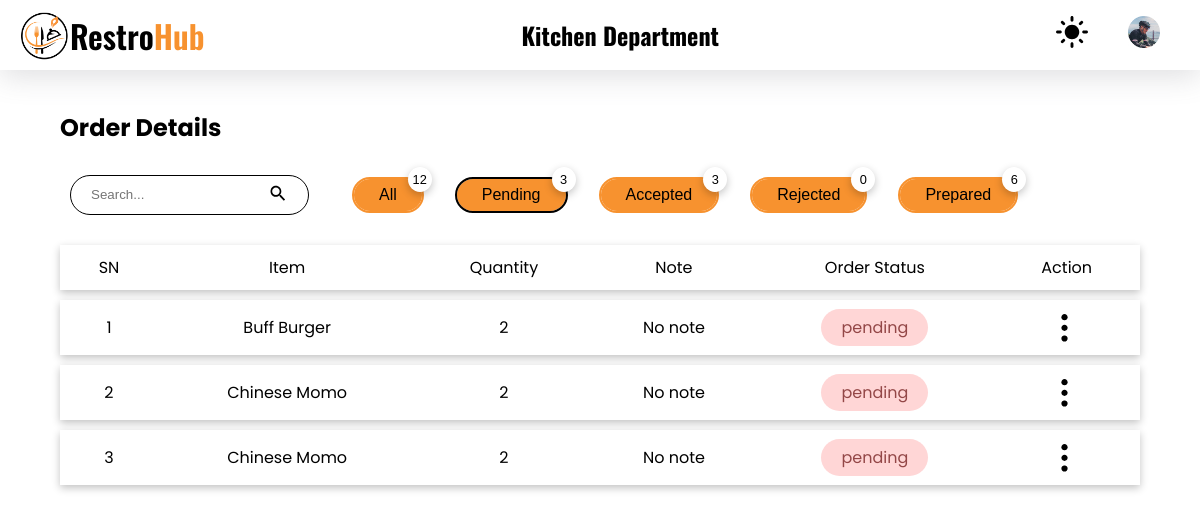
Before: /kitchen/index.php (signed in) with the older database file.
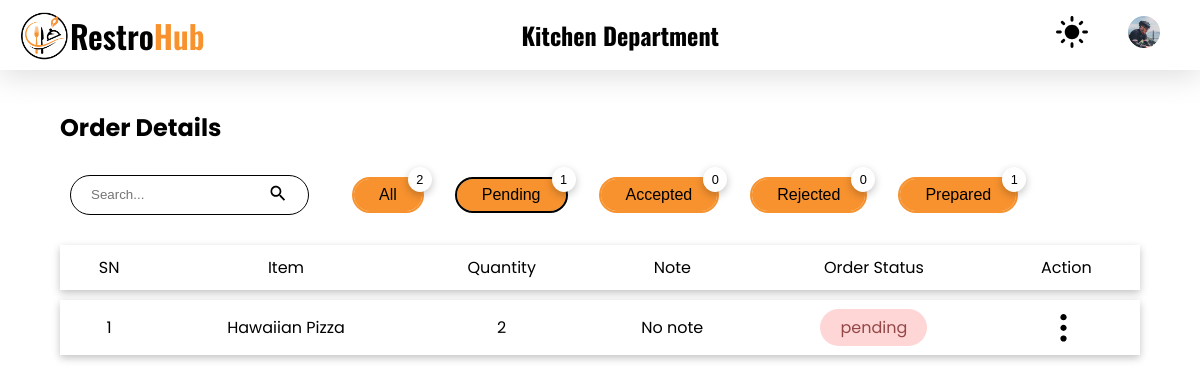
After: the same page with the newer database file.
### tables this page shows
CREATE TABLE `orders` (
  `id` int(11) NOT NULL,
  `c_id` int(11) NOT NULL,
  `qty` int(11) NOT NULL,
  `f_id` int(11) NOT NULL,
  `total_price` int(10) NOT NULL,
  `note` varchar(100) DEFAULT NULL,
  `date` datetime NOT NULL
);

CREATE TABLE `food` (
  `f_id` int(11) NOT NULL,
  `img` varchar(100) DEFAULT NULL,
  `name` varchar(100) DEFAULT NULL,
  `price` int(11) DEFAULT NULL,
  `cooking_time` int(11) DEFAULT NULL,
  `description` varchar(500) NOT NULL,
  `veg` int(1) NOT NULL,
  `product_id` varchar(30) NOT NULL,
  `short_desc` varchar(50) NOT NULL,
  `ingredients` varchar(500) NOT NULL,
  `disabled` int(11) NOT NULL,
  `special` int(11) NOT NULL,
  `category` int(11) NOT NULL
);

CREATE TABLE `kos` (
  `kos_id` int(11) NOT NULL,
  `order_id` int(11) NOT NULL,
  `status` varchar(15) NOT NULL,
  `date` datetime NOT NULL DEFAULT current_timestamp()
);

### kitchen/index.php (the view, shortened to what this page needs)
<!DOCTYPE html>
<html lang="en">
<head>
    <link rel="stylesheet" href="../styles/style.css">
</head>
<body>
    <?php
    require("../config.php");
    require("./components/header.php");
    ?>
    <main style="margin: 40px 5%;">
        <section class="dashboard_inner-head flex items-center">
            <h2>Order Details</h2>
        </section>
        <div class="flex items-center">
            <div class="flex items-center">
                <form action="#" method="post" class="search_form border-curve-lg">
                    <div class="flex items-center">
                        <input type="search" placeholder="Search..." class="no_outline search_employee" name="search-employee" id="search-employee">
                        <button type="submit" class="no_bg no_outline"><img src="../images/ic_search.svg" alt="search icon"></button>
                    </div>
                </form>
                <?php
                $sql_all = "select kos_id as total from kos";
                $result_all = mysqli_query($conn, $sql_all) or die("Query Failed");
                $data_all = mysqli_num_rows($result_all);
                $sql_pending = "select kos_id as total from kos where status = 'pending'";
                $result_pending = mysqli_query($conn, $sql_pending) or die("Query Failed");
                $data_pending = mysqli_num_rows($result_pending);
                $sql_accepted = "select kos_id as total from kos where status = 'accepted'";
                $result_accepted = mysqli_query($conn, $sql_accepted) or die("Query Failed");
                $data_accepted = mysqli_num_rows($result_accepted);
                $sql_rejected = "select kos_id as total from kos where status = 'rejected'";
                $result_rejected = mysqli_query($conn, $sql_rejected) or die("Query Failed");
                $data_rejected = mysqli_num_rows($result_rejected);
                $sql_prepared = "select kos_id as total from kos where status = 'prepared'";
                $result_prepared = mysqli_query($conn, $sql_prepared) or die("Query Failed");
                $data_prepared = mysqli_num_rows($result_prepared);
                ?>
                <form action="./backend/order/specific-order.php" method="post">
                    <button type="submit" name="specific-order" class="button ml-35 border-curve-lg relative filter <?php if ($_SESSION['filter-by'] == "all") echo "active"; ?>">All
                        <div class="count-top shadow"><?php
                                                        echo $data_all;
                                                        ?>
                        </div>
                    </button>
                </form>
                <form action="./backend/order/specific-order.php" method="post">
                    <button type="submit" name="specific-order" class="button ml-35 border-curve-lg relative filter <?php if ($_SESSION['filter-by'] == "pending") echo "active"; ?>">Pending
                        <div class="count-top shadow"><?php
                                                        echo $data_pending;
                                                        ?>
                        </div>
                    </button>
                </form>
                <form action="./backend/order/specific-order.php" method="post">
                    <button type="submit" name="specific-order" class="button ml-35 border-curve-lg relative filter <?php if ($_SESSION['filter-by'] == "accepted") echo "active"; ?>">Accepted
                        <div class="count-top shadow"><?php
                                                        echo $data_accepted;
                                                        ?>
                        </div>
                    </button>
                </form>
                <form action="./backend/order/specific-order.php" method="post">
                    <button type="submit" name="specific-order" class="button ml-35 border-curve-lg relative filter <?php if ($_SESSION['filter-by'] == "rejected") echo "active"; ?>">Rejected
                        <div class="count-top shadow"><?php
                                                        echo $data_rejected;
                                                        ?>
                        </div>
                    </button>
                </form>
                <form action="./backend/order/specific-order.php" method="post">
                    <button type="submit" name="specific-order" class="button ml-35 border-curve-lg relative filter <?php if ($_SESSION['filter-by'] == "prepared") echo "active"; ?>">Prepared
                        <div class="count-top shadow"><?php
                                                        echo $data_prepared;
                                                        ?>
                        </div>
                    </button>
                </form>
            </div>
        </div>
        <?php
        $sql = "delete from kos where Date(date) < DATE_SUB(NOW(), INTERVAL 1 DAY)";
        mysqli_query($conn, $sql) or die("Something went wrong");
        if (isset($_SESSION['filter-by']) && $_SESSION['filter-by'] != 'all') {
            $filter_by = $_SESSION['filter-by'];
            $sql = "select orders.id,
                    orders.c_id,
                    orders.qty,
                    orders.total_price,
                    orders.note,
                    orders.date,
                    orders.f_id,
                    order_contact_details.address,
                    order_contact_details.phone,
                    order_contact_details.c_name,
                    kos.kos_id,
                    kos.status,
                    aos.aos_id
                    from orders
                    inner join order_contact_details on orders.id = order_contact_details.o_id
                    inner join kos on orders.id = kos.order_id
                    inner join aos on orders.id = aos.order_id
                    where kos.status = '{$filter_by}'
                    order by orders.id desc
                    ";
        }
        $result = mysqli_query($conn, $sql) or die("Query Failed");
        ?>
        <table class="mt-20">
            <tr class="shadow">
                <th>SN</th>
                <th>Item</th>
                <th>Quantity</th>
                <th>Note</th>
                <th>Order Status</th>
                <th>Action</th>
            </tr>
            <?php
            $i = 0;
            while ($row = mysqli_fetch_assoc($result)) {
                $i++;
                $sql_food_name = "Select name from food where f_id ={$row['f_id']}";
                $res_food_name = mysqli_query($conn, $sql_food_name);
                $data_food_name = mysqli_fetch_assoc($res_food_name);
                $status = $row["status"];
                $quantity = $row["qty"];
                $note = $row["note"];
            ?>
                <tr class="shadow">
                    <td><?php echo $i; ?> </td>
                    <td><?php echo $data_food_name["name"]; ?> </td>
                    <td><?php echo $quantity; ?> </td>
                    <td><?php echo $note; ?> </td>
                    <td><span class="<?php echo $status ?> border-curve-lg p_7-20"><?php echo $status; ?></span></td>
                    <td class="table_action_container">
                        <button class="no_bg no_outline table_option-menu">
                            <img src="../images//ic_options.svg" alt="options menu">
                        </button>
                    </td>
                </tr>
            <?php
            }
            ?>
        </table>
    </main>
</body>
</html>

### kitchen/components/header.php (shortened to what this page needs)
<header>
    <nav class="top_nav flex items-center">
        <div class="flex items-center">
            <a href="./index.php" class="logo heading flex items-center"><img src="../images/logo.png" alt="logo">Restro
                <span>Hub</span>
            </a>
        </div>
        <h1 class="heading">Kitchen Department</h1>
        <ul class="flex items-center">
            <li>
                <a href="#">
                    <img src="../images/ic_dark_mode.svg" class="dark-mode-icon" alt="toggle night mode">
                </a>
            </li>
            <li>
                <img src="../images/profile.jpg" alt="admin profile picture" class="admin_profile_image">
            </li>
        </ul>
    </nav>
</header>

### styles/style.css (style rules this page uses)
:root { --black: #000000; --gray: #afafaf; --light-gray: #f3f3f3; --primary-color: #F7922F; --trans-black: #00000030; --trans-green: #DCFFD380; --trans-green-text: #30B900; --trans-yellow: #fafd3e67; --trans-yellow-text: #46500C; --trans-purple: #FFA0FB66; --trans-purple-text: #A500F3; --trans-primary: #F7922F50; --trans-red: #FFD6D6; --trans-red-text: #934747; --white: #ffffff; }
* { margin: 0; padding: 0; box-sizing: border-box; list-style: none; text-decoration: none; color: var(--black); }
.no_outline { outline: none; border: none; }
.no_bg { background-color: transparent; }
a, button, a>*, button>*, input[type="submit"], .menu__for-sidebar, .menu__for-sidebar>*, .admin_profile_image, .date_filter_close, .popper-btn, .pointer { cursor: pointer; }
.shadow { box-shadow: rgba(0, 0, 0, 0.24) 0px 3px 8px; }
.mt-20 { margin-top: 20px; }
.p_7-20 { padding: 7px 20px; }
.ml-35 { margin-left: 35px; }
.border-curve-lg { border-radius: 25px; }
.flex { display: flex; align-items: flex-start; justify-content: space-between; flex-direction: row; }
.items-center { align-items: center; }
.heading { font-family: 'Oswald', sans-serif; }
.relative { position: relative; }
body, .body-text { font-family: 'Poppins', sans-serif; }
.button { background-color: var(--primary-color); padding: 7px 25px; font-size: 1rem; min-width: fit-content; border: none !important; vertical-align: middle; outline: 2px solid var(--primary-color); }
.button:active, .button.active { outline: 2px solid var(--black); }
.logo { font-size: 2rem; font-weight: 600; }
.logo img { width: 50px; height: 50px; }
.logo span { color: var(--primary-color); }
header { position: sticky; top: 0; left: 0; right: 0; height: 70px; padding: 10px 20px; background-color: var(--white); box-shadow: rgba(100, 100, 111, 0.2) 0px 7px 29px 0px; z-index: 999; }
.top_nav ul li { margin: 0 20px; font-weight: 600; }
.top_nav ul li a img, .top_nav ul li img { width: 2rem; cursor: pointer; }
.search_form { border: 2px solid var(--black); height: 40px; margin: 0 10px; padding: 3px 5px; }
.admin_profile_image { width: 40px; }
.dashboard_inner-head { margin-bottom: 30px; }
.table_action_container { position: relative; }
.count-top { position: absolute; top: -12px; right: -10px; background-color: var(--white); padding: 5px; border-radius: 50%; font-size: 0.8rem; min-height: 1.5rem; min-width: 1.5rem; }
.search_form { border: 1px solid var(--black); padding: 7px 20px; }
.search_form div img { width: 20px; }
table { border-collapse: separate; border-spacing: 0 10px; text-align: center; width: 100%; }
table th { font-weight: normal; }
table tr { background-color: var(--white); }
table tr td, table tr th { padding: 10px 20px; width: fit-content; }
.table_option-menu { transform: rotate(90deg); cursor: pointer; height: 35px; vertical-align: middle; }
.pending { background-color: var(--trans-red); color: var(--trans-red-text); }
h2 { font-size: 24px; }

Changed rows visible on the page:
removed orders: f.name "Buff Burger", qty "2", note "No note", kos.status "pending"
removed orders: f.name "Chinese Momo", qty "2", note "No note", kos.status "pending"
removed orders: f.name "Chinese Momo", qty "2", note "No note", kos.status "pending"
added orders: f.name "Hawaiian Pizza", qty "2", note "No note", kos.status "pending"
Other visible differences:
$data_all: "12" → "2"
$data_pending: "3" → "1"
$data_accepted: "3" → "0"
$data_prepared: "6" → "1"
